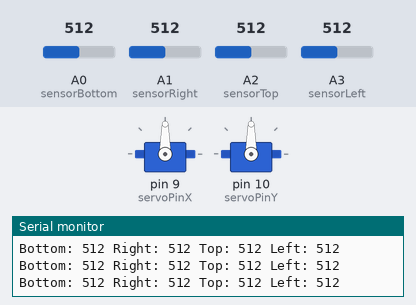
Bench run of a sketch on a simulated Arduino Uno, built with avr-gcc and run on an emulated ATmega328P. Parts: 2 × servo, the last lines printed to the serial monitor. Inputs (shaded band) come from the test bench; at power-on: A0 (sensorBottom) = 512, A1 (sensorRight) = 512, A2 (sensorTop) = 512, A3 (sensorLeft) = 512.

Above: at 1.2 s.
1.3 s: A0 (sensorBottom) set to 469
4.3 s: A0 (sensorBottom) set to 443
At 4.59 s:
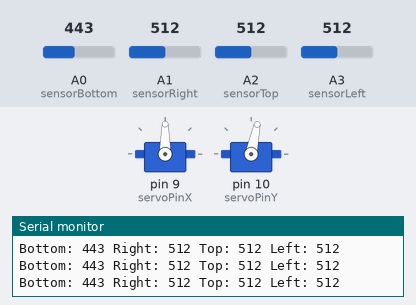
At 6.7 s:
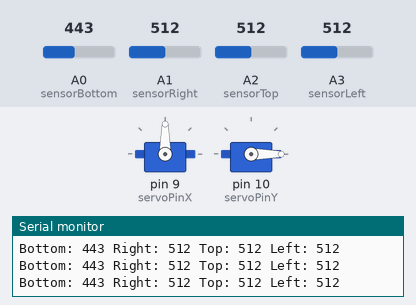
7.3 s: A1 (sensorRight) set to 471
10.3 s: A1 (sensorRight) set to 448
At 12.8 s:
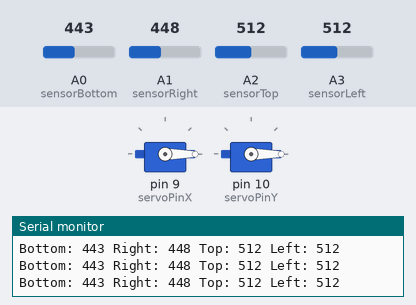
13.3 s: A2 (sensorTop) set to 403
16.3 s: A2 (sensorTop) set to 381
At 17.2 s:
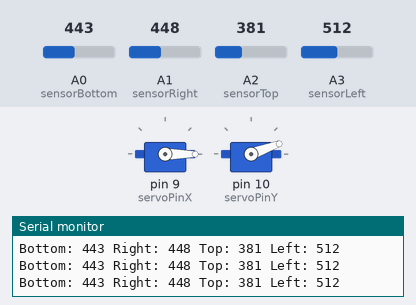
Timing chart, 0 to 22.3 s (numbered marks = the images above; inputs shaded):
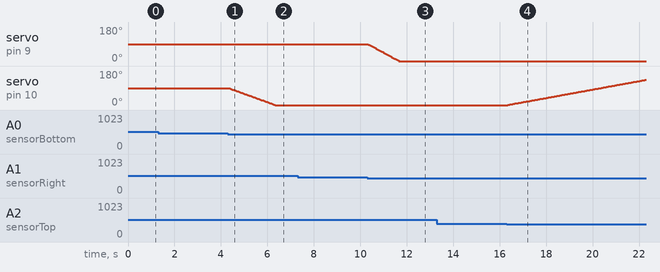

Measured:
- the behaviour switches between 462 and 461 on A0 (sensorBottom) (found by bisection; images 0 and 1)
- the behaviour switches between 462 and 461 on A1 (sensorRight) (found by bisection; images 2 and 3)
- the behaviour switches between 393 and 392 on A2 (sensorTop) (found by bisection; images 3 and 4)
- after the input at 4.3 s, servo on pin 10 (servoPinY): moves from 90° to 0° over 2.0 s, starting after 0.06 s
- after the input at 10.3 s, servo on pin 9 (servoPinX): moves from 90° to 0° over 1.3 s, starting after 0.05 s
- after the input at 16.3 s, servo on pin 10 (servoPinY): moves from 0° to 134° over 5.9 s, starting after 0.05 s

The sketch:

LDR_Sunflower.ino
```cpp
#include <Servo.h>

// Servo pins
const int servoPinX = 9;   // base servo (horizontal)
const int servoPinY = 10;  // bracket servo (vertical)

// Photoresistor pins (analog inputs)
// Mapping based on your reference:
// bottom = 0, right = 1, top = 2, left = 3
const int sensorBottom = A0;
const int sensorRight  = A1;
const int sensorTop    = A2;
const int sensorLeft   = A3;

Servo servoX;
Servo servoY;

// Servo positions
int posX = 90;  // start centered
int posY = 90;

void setup() {
  servoX.attach(servoPinX);
  servoY.attach(servoPinY);

  servoX.write(posX);
  servoY.write(posY);

  Serial.begin(9600);
}

void loop() {
  // Read photoresistors
  int bottom = analogRead(sensorBottom);
  int right  = analogRead(sensorRight);
  int top    = analogRead(sensorTop);
  int left   = analogRead(sensorLeft);

  // Log values for debugging
  Serial.print("Bottom: "); Serial.print(bottom);
  Serial.print(" Right: "); Serial.print(right);
  Serial.print(" Top: "); Serial.print(top);
  Serial.print(" Left: "); Serial.println(left);

  // Compute averages
  int verticalAvgTop    = top;
  int verticalAvgBottom = bottom;
  int horizontalAvgLeft = left;
  int horizontalAvgRight= right;

  // Vertical adjustment (Y servo: 0 = down, 180 = up)
  if (verticalAvgTop > verticalAvgBottom + 50) {
    posY = max(posY - 1.5, 0);     // tilt up
  } else if (verticalAvgBottom > verticalAvgTop + 50) {
    posY = min(posY + 1.5, 180);       // tilt down
  }

  // Horizontal adjustment (X servo: 0 = left, 180 = right)
  if (horizontalAvgLeft > horizontalAvgRight + 50) {
    posX = max(posX - 3, 0);       // move left
  } else if (horizontalAvgRight > horizontalAvgLeft + 50) {
    posX = min(posX + 3, 180);     // move right
  }

  // Update servos
  servoX.write(posX);
  servoY.write(posY);
}
```
